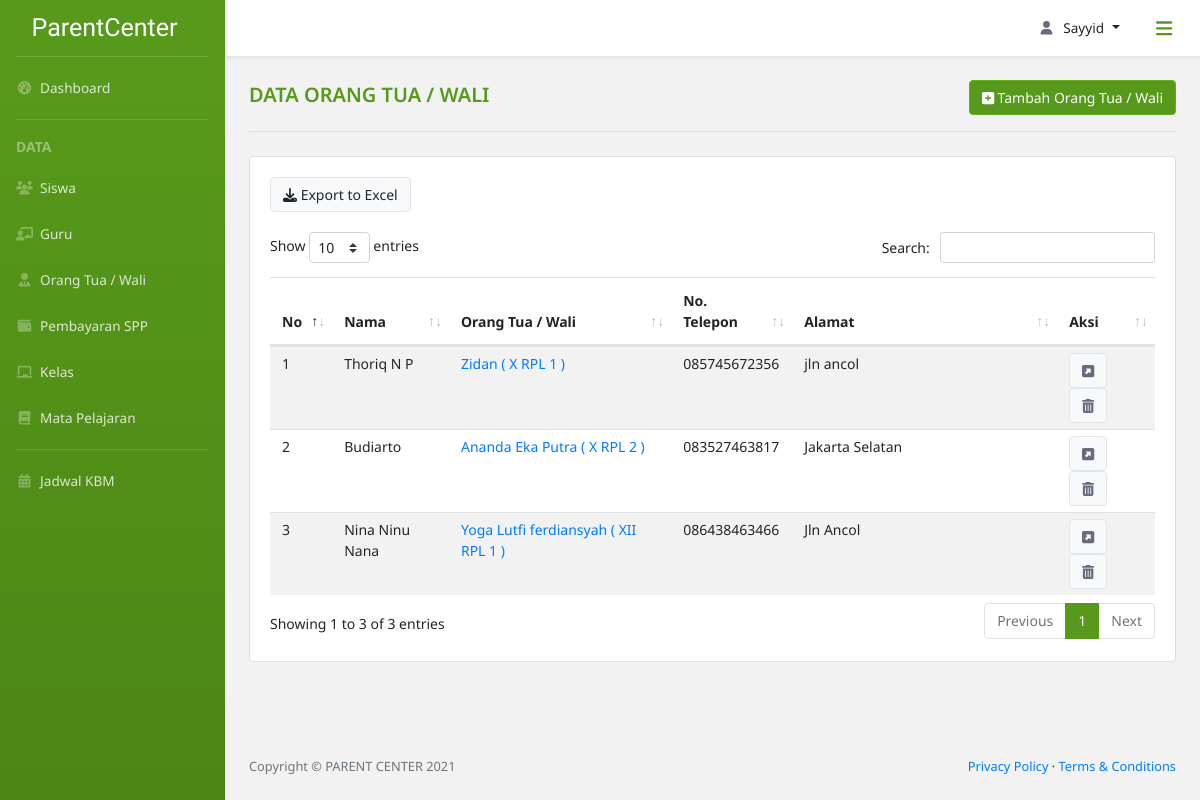
Screenshot of /data_orangtua/ (signed in) with the database file from the repository.
### parent_center_app/models.py (models this page shows, shortened)
class OrangTua(models.Model):
    id_ortu = models.ForeignKey(Siswa, on_delete=CASCADE)
    nama = models.CharField(max_length=50)
    keterangan = models.CharField(max_length=50)
    no_tlp = models.CharField(max_length=13)
    alamat = models.TextField(null=True)
    id_user = models.OneToOneField(ExtendUser, null=True, on_delete=models.SET_NULL)
    class jns_kelamin(models.TextChoices):
        P = 'Perempuan'
        L = 'Laki-Laki'
    jns_kelamin = models.CharField(max_length=10,
                                   choices=jns_kelamin.choices,
                                   default=jns_kelamin.L)

class Siswa(models.Model):
    nis = models.CharField(max_length=15, null=True)
    nisn = models.CharField(max_length=15, null=True)
    id_siswa = models.CharField(max_length=30,
                                primary_key=True,
                                unique=True,
                                default=custom_siswa,
                                editable=False)
    nama = models.CharField(max_length=50)
    tpt_lahir = models.CharField(max_length=50)
    tgl_lahir = models.DateField(default=date.today)
    agama = models.CharField(max_length=15)
    class jns_kelamin(models.TextChoices):
        P = 'Perempuan'
        L = 'Laki-Laki'
    jns_kelamin = models.CharField(max_length=10,
                                   choices=jns_kelamin.choices,
                                   default=jns_kelamin.L)
    no_tlp = models.CharField(max_length=13, null=True)
    alamat = models.TextField(null=True)
    id_kelas = models.ForeignKey(Kelas, null=True, on_delete=models.SET_NULL)

class Kelas(models.Model):
    id_kelas = models.CharField(max_length=10,
                                primary_key=True,
                                unique=True,
                                default=custom_kelas,
                                editable=False)
    class rentang_kelas(models.TextChoices):
        X = 'X'
        XI = 'XI'
        XII = 'XII'
    kelas = models.CharField(max_length=3,
                             choices=rentang_kelas.choices,
                             default=rentang_kelas.X)
    class jurusan(models.TextChoices):
        TITL = 'Teknik Intalasi Tenaga Listrik'
        TP = 'Teknik Pemesinan'
        TKR = 'Teknik Kendaraan Ringan'
        TKJ = 'Teknik Komputer Jaringan'
        RPL = 'Rekayasa Perangkat Lunak'
        TBSM = 'Teknik dan Bisnis Sepeda Motor'
    jurusan = models.CharField(max_length=30,
                               choices=jurusan.choices,
                               default=jurusan.TITL)
    no_kelas = models.SmallIntegerField(default=1)

### parent_center_app/views.py (the view)
# urls.py: path('data_orangtua/', views.dataOrangtua, name='data orang tua'),
@login_required(login_url='login')
def dataOrangtua(request):
    if level_permission(request, ['Admin']) is False:
        return redirect(level_login(request))
    else:
        orangTuas = OrangTua.objects.all()
        context = {
            'title': 'Data Orang Tua / Wali',
            'OrangTuas': orangTuas,
        }
        return render(request,
                      'parent_center_app/data_orangtua.html',
                      context)

### parent_center_app/views.py (called while the page is built)
def level_permission(current_user, level: list) -> bool:
    if current_user.user.extenduser.user_level in level:
        return True
    else:
        return False

### parent_center_app/templates/parent_center_app/data_orangtua.html (shortened to what this page needs)
{% extends 'parent_center_app/base.html' %}
{% block breadcrumb %}
<div class="row d-flex pt-4 div-tambah">
    <div class="col-lg-7 col-sm-6">
        <div class="div-title">
            <span class="title-content">{{title}}</span>
        </div>
    </div>
    <div class="col-lg-5 col-sm-6 align-self-center text-right">
        <a class="btn btn-light btn-tambah" href="/tambah_orangtua"><i class="fas fa-plus-square"></i> Tambah Orang Tua / Wali</a>
    </div>
</div>
<hr class="dropdown-divider hr-title mb-4 mx-4 mt-3">
{% endblock breadcrumb %}
{% block content %}
    <div class="row">
        <div class="col-lg-12">
            <div class="card">
                <div class="card-body card-dashboard">
                    <div class="row mx-0">
                        <div class="col-lg-12 px-0 div-sort">
                            <button class="btn btn-light"><i class="fas fa-download"></i> Export to Excel</button>
                        </div>
                    </div>
                    <div class="table-responsive table-siswa">
                        <table class="table table table-striped table-siswa" id="table-custom">
                            <thead>
                                <tr>
                                    <th scope="col">No</th>
                                    <th scope="col">Nama</th>
                                    <th scope="col">Orang Tua / Wali</th>
                                    <th scope="col">No. Telepon</th>
                                    <th scope="col" style="width: 30%;">Alamat</th>
                                    <th scope="col">Aksi</th>
                                </tr>
                            </thead>
                            <tbody>
                                {% for orangTua in OrangTuas %}
                                <tr>
                                    <td>{{forloop.counter}}</td>
                                    <td>{{orangTua.nama}}</td>
                                    <td>
                                        <a href="{% url 'detail siswa' pk=orangTua.id_ortu.pk %}">
                                            {{orangTua.id_ortu.nama}}
                                            (
                                                {{orangTua.id_ortu.id_kelas.kelas}}
                                                    {% if orangTua.id_ortu.id_kelas.jurusan == "Rekayasa Perangkat Lunak" %}
                                                        RPL
                                                    {% elif orangTua.id_ortu.id_kelas.jurusan == "Teknik Komputer Jaringan" %}
                                                        TKJ
                                                    {% elif orangTua.id_ortu.id_kelas.jurusan == "Teknik Intalasi Tenaga Listrik" %}
                                                        TITL
                                                    {% elif orangTua.id_ortu.id_kelas.jurusan == "Teknik Pemesinan" %}
                                                        TP
                                                    {% elif orangTua.id_ortu.id_kelas.jurusan == "Teknik Kendaraan Ringan" %}
                                                        TKR
                                                    {% else %}
                                                        TBSM
                                                    {% endif %}
                                                {{ orangTua.id_ortu.id_kelas.no_kelas }}
                                            )
                                        </a>
                                    </td>
                                    <td>{{orangTua.no_tlp}}</td>
                                    <td>{{orangTua.alamat}}</td>
                                    <td>
                                        <a class="btn btn-light" href="{% url 'detail orangtua' pk=orangTua.pk %}"><i class="fas fa-external-link-square-alt"></i></a>
                                        <button class="btn btn-light" type="button" data-toggle="modal" data-target="#modal_hapus"><i class="fas fa-trash-alt"></i></button>
                                    </td>
                                </tr>
                                {% endfor %}
                            </tbody>
                        </table>
                    </div>
                </div>
            </div>
        </div>
    </div>
{% endblock content %}

### parent_center_app/templates/parent_center_app/base.html (shortened to what this page needs)
{% load static %}
<!DOCTYPE html>
<html lang="en">
    <head>
        <link href="{% static 'parent_center_app/assets/css/bootstrap-toggle.min.css' %}" rel="stylesheet">
        <link href="{% static 'parent_center_app/assets/css/style-custom.css' %}" rel="stylesheet" />
        <link href="{% static 'parent_center_app/assets/css/styles.css' %}" rel="stylesheet" />
        <link rel="stylesheet" type="text/css" href="{% static 'parent_center_app/assets/css/dataTables.bootstrap4.min.css' %}"/>
        <link href="{% static 'parent_center_app/vendor/fontawesome-free/css/all.min.css' %}" rel="stylesheet" type="text/css">
        <link href="//cdn.jsdelivr.net/npm/select2@4.1.0-rc.0/dist/css/select2.min.css" rel="stylesheet" />
    </head>
    <body class="sb-nav-fixed">
        <nav class="sb-topnav navbar navbar-expand navbar-dark bg-putih shadow-sm">
            <button class="btn btn-link btn-sm order-1 rounded-circle" id="sidebarToggle" href="#"><i class="fas fa-bars fa-lg"></i></button>
            <ul class="navbar-nav ml-auto md-0 mr-2">
                <li class="nav-item dropdown">
                    <a class="nav-link dropdown-toggle" id="userDropdown" href="#" role="button" data-toggle="dropdown" aria-haspopup="true" aria-expanded="false"><i class="fas fa-user fa-fw"></i>{{ request.user }}</a>
                </li>
            </ul>
        </nav>
        <div id="layoutSidenav">
            <div id="layoutSidenav_nav">
                <nav class="sb-sidenav accordion bg-green" id="sidenavAccordion">
                    <div class="sb-sidenav-menu">
                        <div class="nav">
                            <a class="navbar-brand d-flex align-self-center align-items-center" href="/dashboard_admin">
                                ParentCenter
                            </a>
                            <div class="dropdown-divider mx-3 mt-0"></div>
                            <a class="nav-link" href="/dashboard_admin">
                                <i class="fas fa-fw fa-tachometer-alt"></i>&nbsp;
                                Dashboard
                            </a>
                            <div class="dropdown-divider mx-3"></div>
                            <div class="dropdown-header">
                                DATA
                            </div>
                            <a class="nav-link" href="/data_siswa">
                                <i class="fas fa-fw fa-users"></i>&nbsp;
                                Siswa
                            </a>
                            <a class="nav-link" href="/data_guru">
                                <i class="fas fa-fw fa-chalkboard-teacher"></i>&nbsp;
                                Guru
                            </a>
                            <a class="nav-link" href="/data_orangtua">
                                <i class="fas fa-fw fa-user-tie"></i>&nbsp;
                                Orang Tua / Wali
                            </a>
                            <a class="nav-link" href="/cari_spp">
                                <i class="fas fa-fw fa-wallet"></i>&nbsp;
                                Pembayaran SPP
                            </a>
                            <a class="nav-link" href="/data_kelas">
                                <i class="fas fa-fw fa-chalkboard"></i>&nbsp;
                                Kelas
                            </a>
                            <a class="nav-link" href="/data_mapel">
                                <i class="fas fa-fw fa-book"></i>&nbsp;
                                Mata Pelajaran
                            </a>
                            <div class="dropdown-divider mx-3"></div>
                            <a class="nav-link" href="/jadwal_kbm">
                                <i class="fas fa-fw fa-calendar-alt"></i>&nbsp;
                                Jadwal KBM
                            </a>
                        </div>
                    </div>
                </nav>
            </div>
            <div id="layoutSidenav_content">
                <main>
                    <div class="container-fluid px-0">
                        {% block breadcrumb %}
                        {% endblock breadcrumb %}
                        {% block content %}
                        {% endblock content %}
                    </div>
                </main>
                <footer class="py-4 bg-grey mt-auto">
                    <div class="container-fluid">
                        <div class="d-flex align-items-center justify-content-between small">
                            <div class="text-muted">Copyright &copy; PARENT CENTER 2021</div>
                            <div>
                                <a href="/privacy-policy">Privacy Policy</a>
                                &middot;
                                <a href="/terms-condition">Terms &amp; Conditions</a>
                            </div>
                        </div>
                    </div>
                </footer>
            </div>
        </div>
    </body>
</html>

### parent_center_app/static/parent_center_app/assets/css/style-custom.css (style rules this page uses)
* { font-family: 'Noto Sans', sans-serif; }
body { background-color: #f2f2f2!important; }
#userDropdown svg { margin-right: .5rem; }
#userDropdown { text-transform: capitalize; }
a#userDropdown.nav-link.dropdown-toggle::after { margin-left: .5rem!important; }
.bg-putih { background-color: #fff; }
.bg-green { background-color: #57991a; background-image: linear-gradient(180deg,#57991a 10%,#4d8517 100%); background-size: cover; }
.sb-sidenav-menu a.nav-link { color: rgba(255,255,255,.8)!important; }
.sb-sidenav-menu a.nav-link svg { color: rgba(255,255,255,.3)!important; }
.navbar-nav a, #ddUser .dropdown-item { color: #212529!important; }
.navbar-nav a svg, .card-dashboard svg { color: #686a7d!important; }
.sb-sidenav .dropdown-divider { border-color: rgba(255,255,255,.15); }
.sb-sidenav .dropdown-header { color: rgba(255,255,255,.4); }
#sidebarToggle { height: 2.5rem!important; width: 2.5rem!important; font-weight: 400!important; color: #57991a!important; }
.navbar-brand { height: 56px; color: #fff; font-family: 'Satisfy', cursive!important; font-size: 25px!important; }
.sb-nav-fixed .sb-topnav { z-index: 1038!important; }
.sb-nav-fixed #layoutSidenav #layoutSidenav_nav .sb-sidenav { padding-top: 0!important; }
.dropdown-header { padding-left: 1rem!important; font-weight: bold; }
.sb-sidenav-menu, .sb-topnav.navbar, #ddUser .dropdown-item { font-size: 13.6px; }
.nav-link { padding: 12.8px 16px!important; }
.title-content { font-size: 20px; font-weight: 600; color: #57991a; text-transform: uppercase; }
.hr-title { border-color: #ddd!important; border-width: 2px; }
.card-dashboard, #btn-jadwal, .dropdown-jadwal .dropdown-item { font-size: 15px!important; }
.card-dashboard .row { margin-bottom: 1.25rem; }
#table-custom_wrapper *, .table-custom-dashboard * { font-size: 14px; }
.container-fluid .row { margin-left: .75rem; margin-right: .75rem; }
.table-siswa tbody tr td { padding: 6px 12px; }
.btn-tambah.btn-light { background-color: #57991a!important; border-color: #66ad1f!important; font-size: 14px!important; color: #fff!important; }
.div-sort * { font-size: 14px!important; color: #212529; }
.btn-light { border: 1px solid #e2e6ea!important; }

### rows the page displays
OrangTua: nama "Thoriq N P", id_ortu.nama "Zidan", id_ortu.id_kelas.kelas "X", shows "RPL", id_ortu.id_kelas.no_kelas "1", no_tlp "085745672356", alamat "jln ancol"
OrangTua: nama "Budiarto", id_ortu.nama "Ananda Eka Putra", id_ortu.id_kelas.kelas "X", shows "RPL", id_ortu.id_kelas.no_kelas "2", no_tlp "083527463817", alamat "Jakarta Selatan"
OrangTua: nama "Nina Ninu Nana", id_ortu.nama "Yoga Lutfi ferdiansyah", id_ortu.id_kelas.kelas "XII", shows "RPL", id_ortu.id_kelas.no_kelas "1", no_tlp "086438463466", alamat "Jln Ancol"

### other values shown
{{ request.user }} "Sayyid"
{{ title }} "DATA ORANG TUA / WALI"
